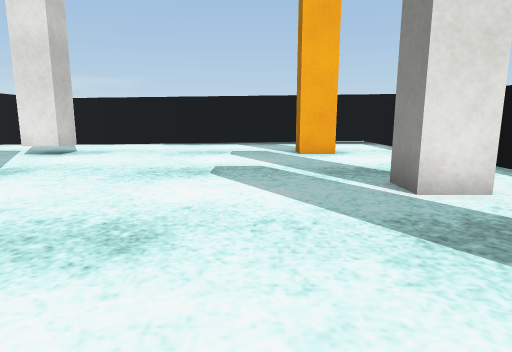
view 1 (above)

12 first-person views from a walk through a 3-D level made in the Unity game engine. The camera is 0.59 m above the floor, tilts 10° down and sees 75° across. The floor is counted in squares, 0.5 m on a side. Each view is taken from the middle of a square. On the plan, view 1 faces up. The plan holds only what a view shows up to about 14 squares ahead; the rest is blank. The player character is not drawn. Surface patterns are stand-ins for the level's own textures.

view 2
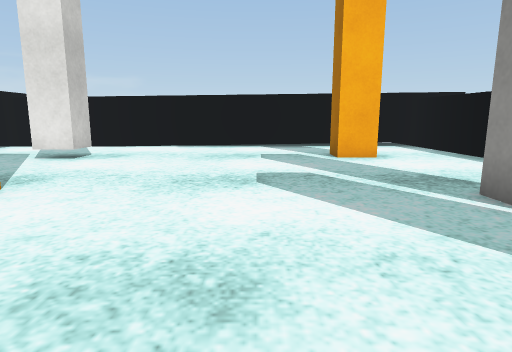

view 3
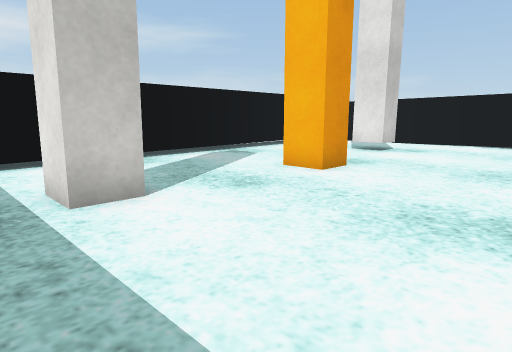

view 4
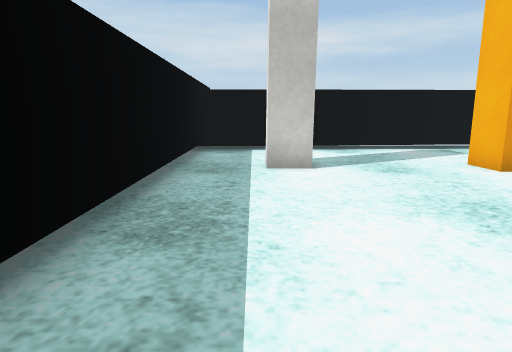

view 5
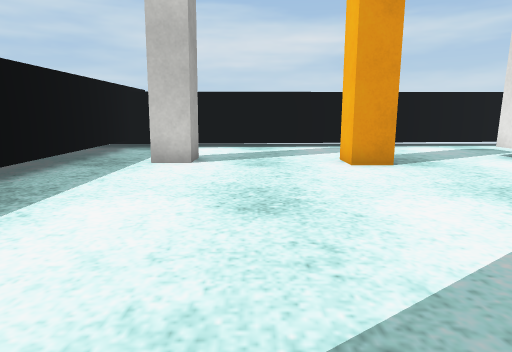

view 6
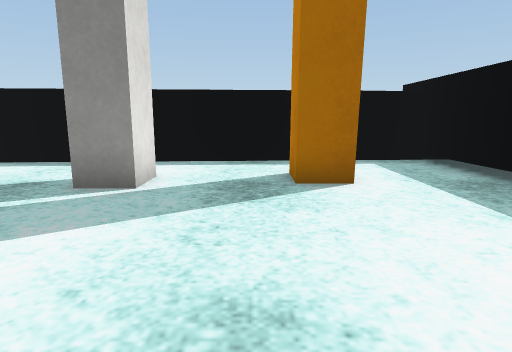

view 7
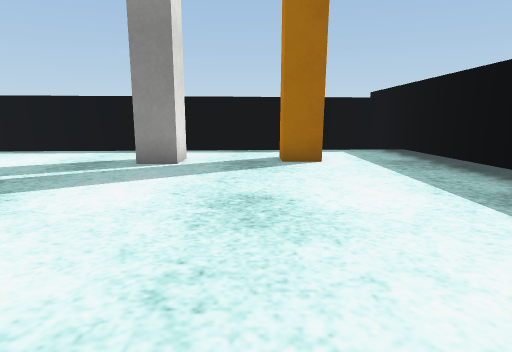

view 8
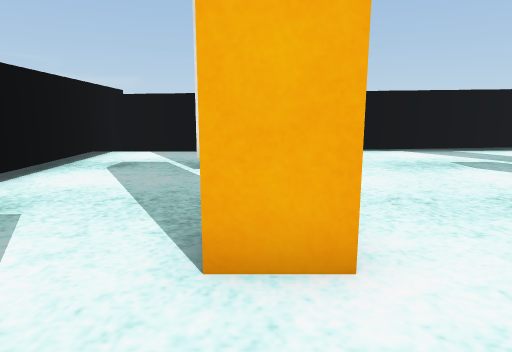

view 9
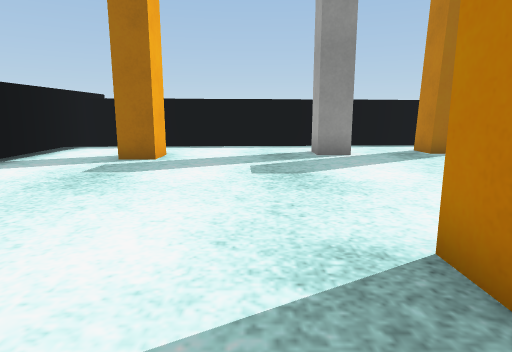

view 10
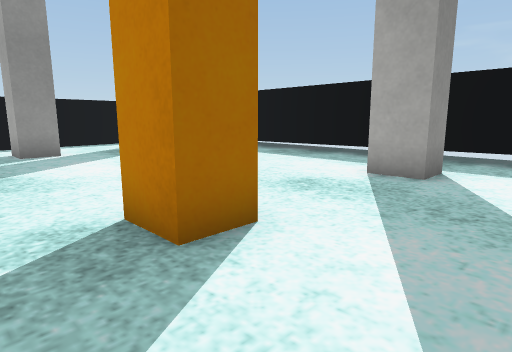

view 11
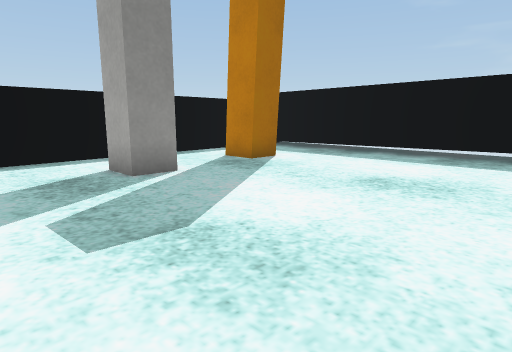

view 12
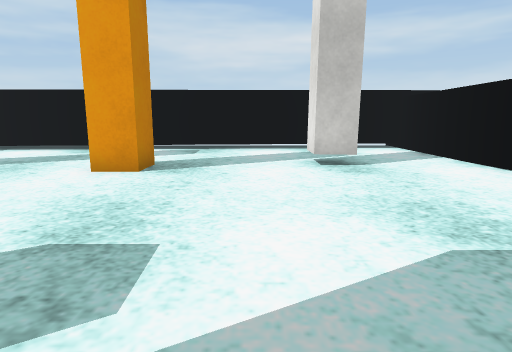

### Floor plan
Points are (right, up) in squares from view 1. A wall is a line through its corners. A room is listed if a view was taken in it or the views show most of it. See-through windows are left out.
Room 1 (views 1, 2, 3, 4, 5, 6, 7, 8, 9, 10, 11, 12)
walls: (-5.2, 6.4) (-5.2, 5.4) (-6.4, 5.4) (-6.4, 6.4) (-5.2, 6.4); (-6.2, 11.6) (-6.2, 10.4) (-7.4, 10.4); (-5.7, 1.3) (-5.7, 0.3) (-6.8, 0.3) (-6.8, 1.3) (-5.7, 1.3); (2.6, 10.9) (1.4, 10.9) (1.4, 12); (3.8, 5) (2.5, 5) (2.5, 6.1) (3.8, 6.1); (2.8, 1.1) (2.8, 2.3) (4.1, 2.3); (-10.9, 14.7) (-10.1, -2.5); (-10.1, -1.8) (6.3, -1.6) (5.5, 14.8) (-11.4, 14.6)

Where each view was taken, in squares from view 1:
view 1: 0 up, 0 right, facing up
view 2: 1 up, 1 left, facing up
view 3: 1 down, 1 left, facing up-left
view 4: 0 up, 2 right, facing left
view 5: 3 up, 3 right, facing left
view 6: 3 up, 3 left, facing right
view 7: 3 up, 6 left, facing right
view 8: 3 up, 6 left, facing up
view 9: 8 up, 8 left, facing right
view 10: 8 up, 9 left, facing down-right
view 11: 9 up, 4 left, facing down-right
view 12: 9 up, 2 right, facing left
